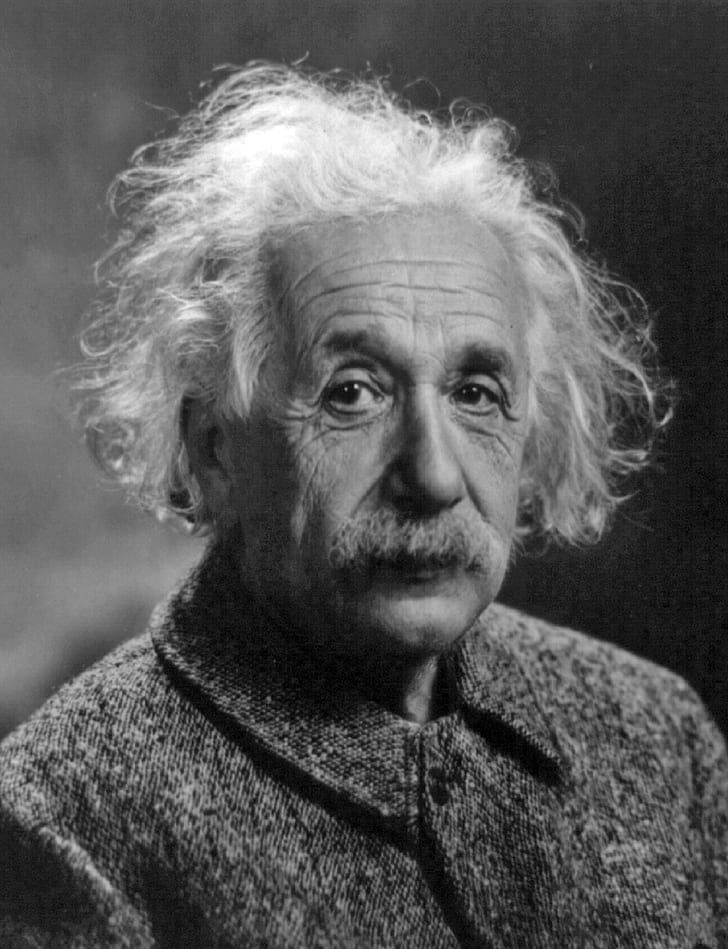
#> input picture albert-einstein_gray.jpg, 728 x 949 px, found by its file name
$ python 2D_Scaling_Transformations_CH3.py
#> lines starting #> are read from the running program, lines starting #| are printed output that depends on the picture
import os
os.getcwd()
os.chdir(r'C:\\Users\\dusti\\Documents\\CV_Course')

import numpy as np
import matplotlib.pyplot as plt
from PIL import Image
import cv2

grayImage = r'C:\\Users\\dusti\\Documents\\CV_Course\\albert-einstein_gray.jpg'
colorImage = r'C:\\Users\\dusti\\Documents\\CV_Course\\tulips.jpg'

I_gray = cv2.imread(grayImage, cv2.IMREAD_GRAYSCALE)
#> I_gray is the input picture: shape (949, 728); min 0, max 255, mean 89.4
I_BGR = cv2.imread(colorImage)
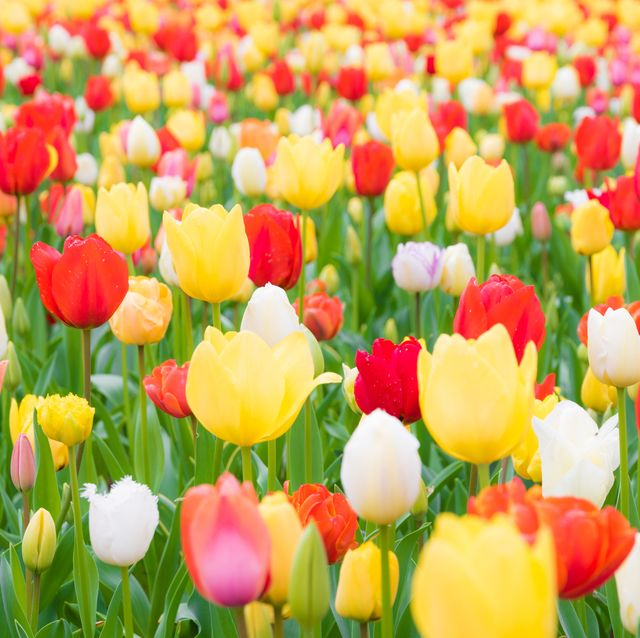
#> input picture tulips.jpg, 640 x 638 px, found by its file name
#> I_BGR is the input picture: shape (638, 640, 3); mean B, G, R 87.5, 161.1, 197.5

plt.imshow(I_gray, cmap = 'gray')
plt.show()

plt.imshow(I_BGR[:,:,::-1]) #[::-1] reverses the order of the color channels
plt.show()

#resize the image using cv2.resize
I_gray_resized = cv2.resize(src = I_gray, fx = 2, fy = 0.5, dsize = None) #fx and fy are the scaling factors
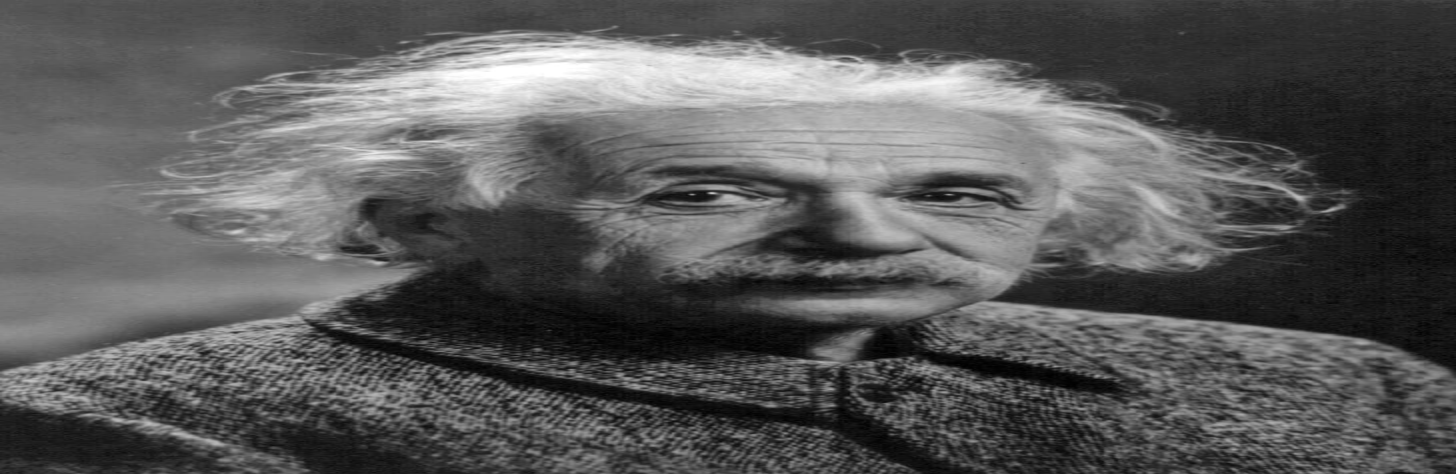
#> I_gray_resized: shape (474, 1456); min 0, max 255, mean 89.5
plt.imshow(I_gray_resized, cmap = 'gray')
plt.xticks([]) #remove the axis ticks
plt.yticks([]) #remove the axis ticks
plt.show()

I_gray_resized.shape
I_gray.shape

I_BGR_resized = cv2.resize(src = I_BGR, fx = 0.5, fy = 2, dsize = None)
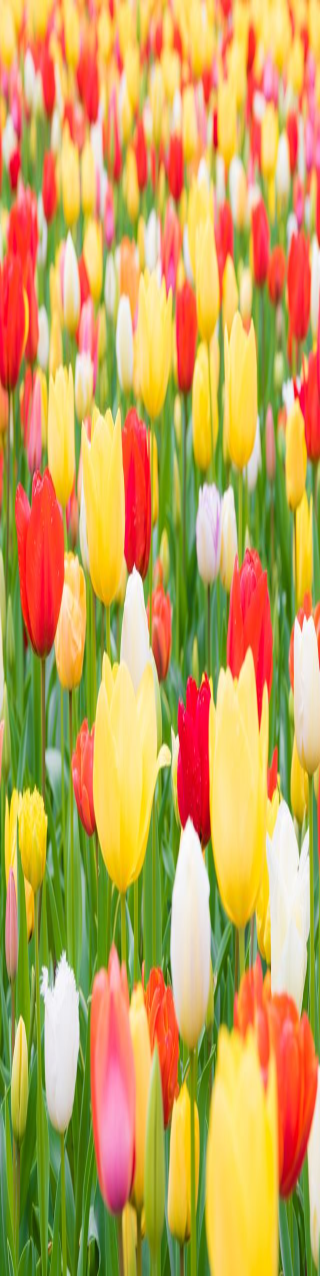
#> I_BGR_resized: shape (1276, 320, 3); mean B, G, R 87.5, 161.1, 197.5
plt.imshow(I_BGR_resized[:,:,::-1])
plt.xticks([])
plt.yticks([])
plt.show()

#Linear Transformation for 2D points
p = np.array([2, 4])
Sx, Sy = 3, 0.5
S = np.array([[Sx, 0], [0, Sy]])
S

p_dash = S.dot(p) #dot product of S and p / matrix multiplication
p_dash #results are a floating point number

#for 3D points
p = np.array([2, 4, 6])
Sx, Sy, Sz = 3, 0.5, 2
S = np.array([[Sx, 0, 0], [0, Sy, 0], [0, 0, Sz]])
p_dash = S.dot(p)
p_dash

#Image Copy and Flipping Vertically
I_gray_copy = I_gray.copy()
plt.imshow(I_gray_copy, cmap = 'gray')
plt.show()
numRows = I_gray_copy.shape[0]
#> numRows = 949
numCols = I_gray_copy.shape[1]
#> numCols = 728
print(numRows, numCols)
#| 949 728
I_gray2 = np.zeros((numRows, numCols), dtype = 'uint8') #create a new image of all zeros (black)
plt.imshow(I_gray2, cmap = 'gray')
plt.show()
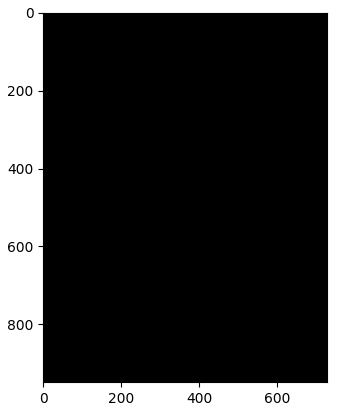
#> figure drawn by matplotlib, 1 panel

for i in range(numRows):
    for j in range(numCols):
        I_gray2[i, j] = I_gray[i, j] #copy the image pixel by pixel
plt.imshow(I_gray2, cmap = 'gray')
plt.show()

#flip the image vertically
for i in range(numRows):
    for j in range(numCols):
        I_gray2[numRows - i - 1, j] = I_gray[i, j]
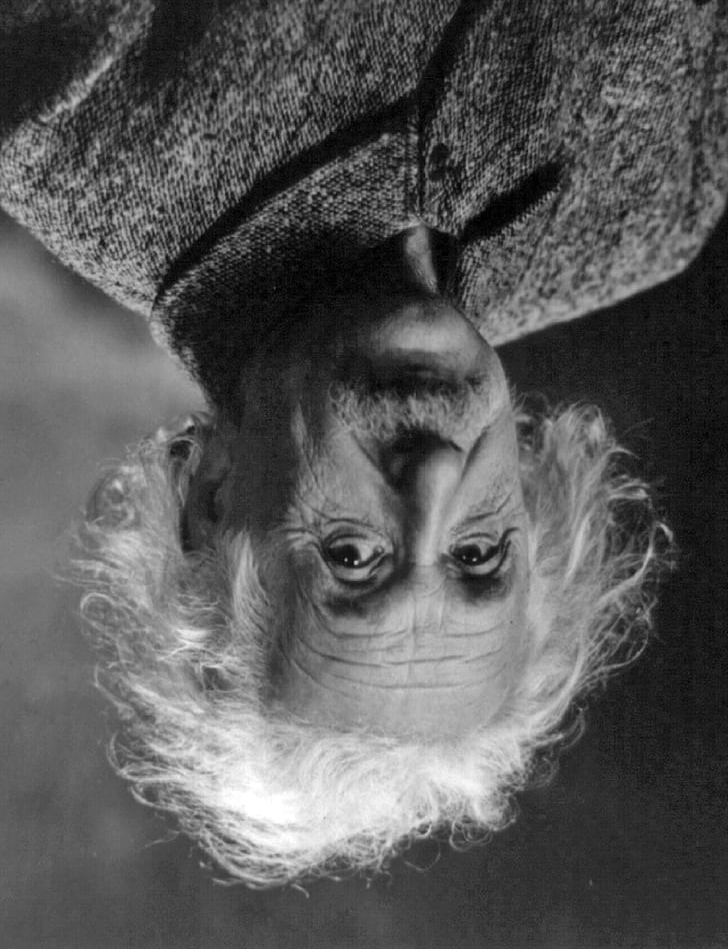
#> I_gray2: shape (949, 728); min 0, max 255, mean 89.4
plt.imshow(I_gray2, cmap = 'gray')
plt.show()

#flip the image horizontally
for i in range(numRows):
    for j in range(numCols):
        I_gray2[i, numCols - j - 1] = I_gray[i, j]
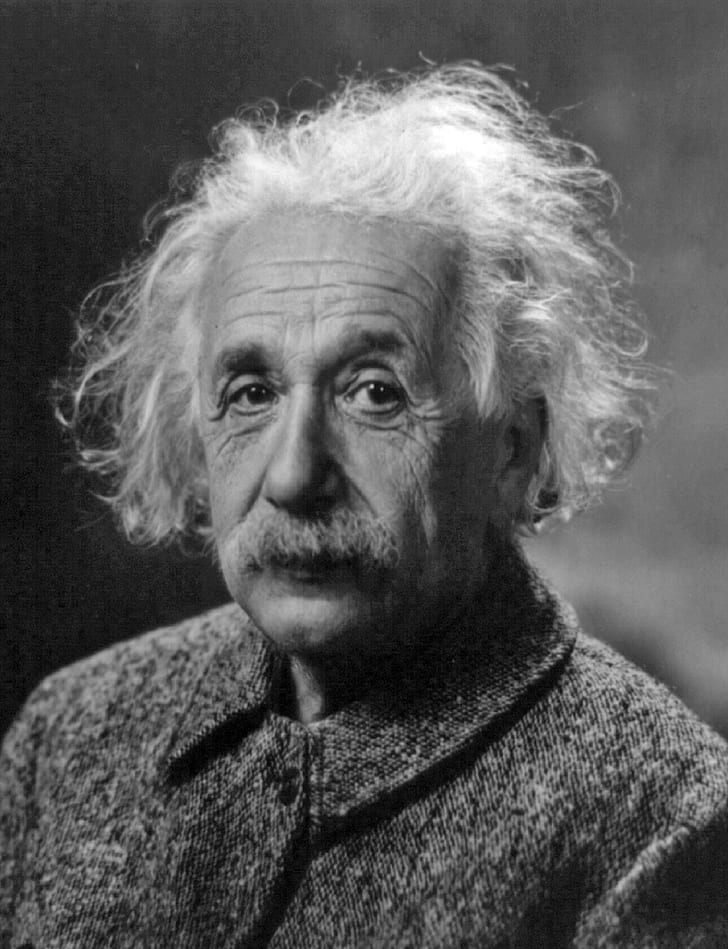
#> I_gray2: shape (949, 728); min 0, max 255, mean 89.4
plt.imshow(I_gray2, cmap = 'gray')
plt.show()

#crop the image
I_gray2 = I_gray[0:475,]
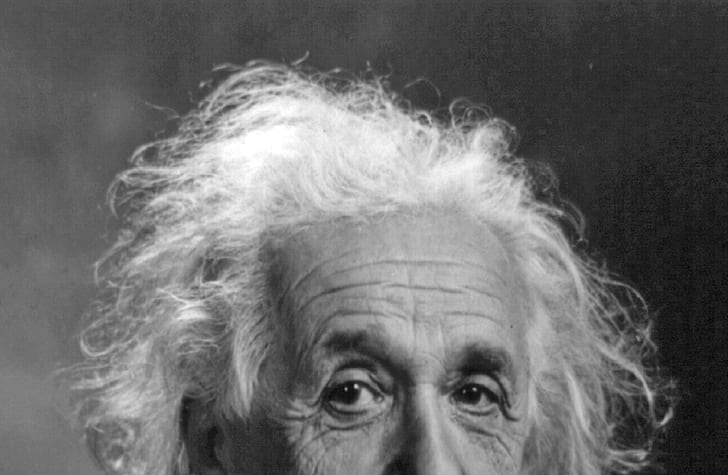
#> I_gray2: shape (475, 728); min 1, max 255, mean 107
plt.imshow(I_gray2, cmap = 'gray')
plt.show()

#also
#> (the run stopped early here; a loop or call above may not have finished)
